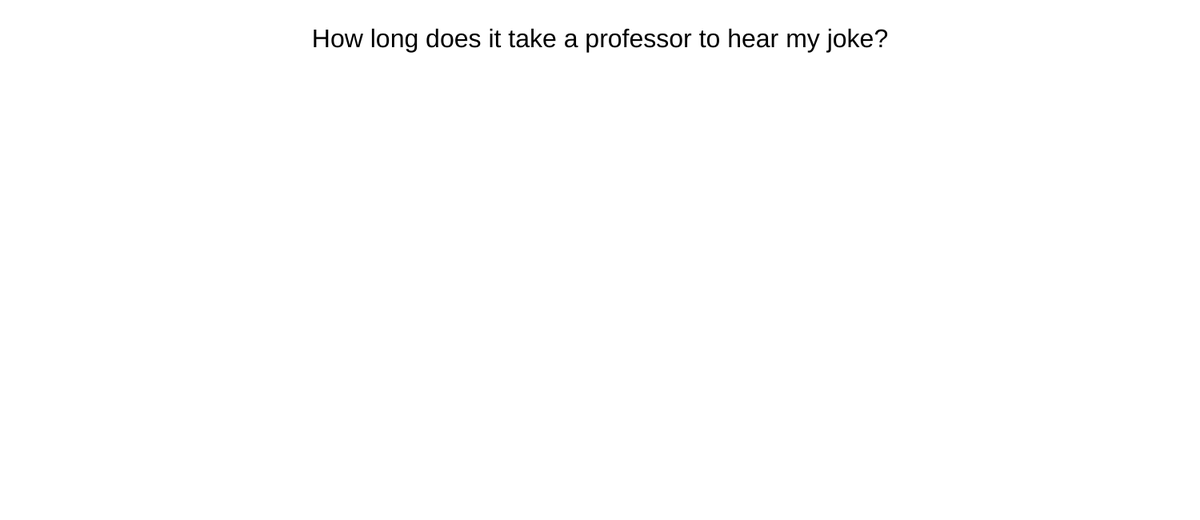
Frame 1 (no input)
Frame 60 (no input): identical to frame 1, image omitted
Frame 120 (the mouse pressed at the canvas centre since frame 60): identical to frame 1, image omitted

The p5.js sketch that drew this single still picture (run headless with seeded random() and noise() and a simulated clock; from frame 60 on, the mouse is pressed at the canvas centre):

// p5.js sketch
// ── sketch.js
// NOTE: I did not forget to add the punchline, the joke is that it takes forever to hear my joke
// I added the second state to satisfy the assignment's requirements, though the joke doesn't need it

let timer = 0;
let state = 0;

function setup() {
  createCanvas(1500, 650); // Creates the canvas
  textSize(32); // Sets the size of the text
  textAlign(CENTER, CENTER); // Centers the text
}

function draw() {
  switch(state) {
    case 0:
      background("white"); // Sets background color to white
      text('How long does it take a professor to hear my joke?', width/2, 50); // Displays text for the first state
      break;
    case 1:
      background("yellow"); // Sets background color to yellow
      text('How long does it take a professor to hear my joke?', width/2, 50); // Displays text for the second state, wasting time :)
  }

  timer++; // Increments the timer
  if (timer < 5*60) {
    state = 0; // Sets the state to the joke's prompt
  } else if (timer > 5*60 && timer < 5*180) {
    state = 1; // Sets the state to the joke's "answer"
  } else if (timer > 5*180) {
    timer = 0; // Resets the timer
  }
}
